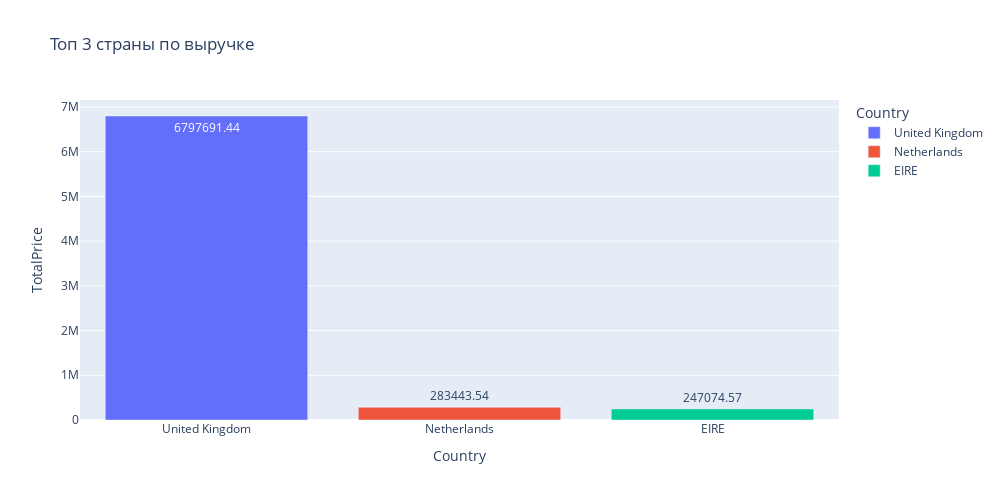

The notebook cell saved with this chart:
### Markdown cell above
### Задание 4.4

Постройте визуализацию и выделите топ-3 стран, клиенты из которых приносят компании больше всего выручки:
* Великобритания (United Kingdom)
* Германия (Germany)
* Франция (France)
* Нидерланды (Netherlands)
* Ирландия (EIRE)
* Австралия (Australia)

### Code cell
plot_df3 = data.groupby('Country')['TotalPrice'].sum().sort_values(ascending=False).reset_index()
fig = px.bar(
    data_frame=plot_df3[:3], #датафрейм
    x="Country", #ось x
    y="TotalPrice", #ось y
    color='Country', #расцветка в зависимости от страны
    text = 'TotalPrice', #текст на столбцах
    orientation='v', #ориентация графика
    height=500, #высота
    width=1000, #ширина
    title='Топ 3 страны по выручке' #заголовок
)

#отображаем его
fig.show()

### Figure 1 — Plotly figure (JSON) as saved in the notebook; plotly's stock layout.template omitted (floating-point values rounded to 4 significant figures)
{"data": [{"alignmentgroup": "True", "hovertemplate": "Country=%{x}<br>TotalPrice=%{text}<extra></extra>", "legendgroup": "United Kingdom", "marker": {"color": "#636efa", "pattern": {"shape": ""}}, "name": "United Kingdom", "offsetgroup": "United Kingdom", "orientation": "v", "showlegend": true, "text": [6798000.0], "textposition": "auto", "type": "bar", "x": ["United Kingdom"], "xaxis": "x", "y": [6798000.0], "yaxis": "y"}, {"alignmentgroup": "True", "hovertemplate": "Country=%{x}<br>TotalPrice=%{text}<extra></extra>", "legendgroup": "Netherlands", "marker": {"color": "#EF553B", "pattern": {"shape": ""}}, "name": "Netherlands", "offsetgroup": "Netherlands", "orientation": "v", "showlegend": true, "text": [283400.0], "textposition": "auto", "type": "bar", "x": ["Netherlands"], "xaxis": "x", "y": [283400.0], "yaxis": "y"}, {"alignmentgroup": "True", "hovertemplate": "Country=%{x}<br>TotalPrice=%{text}<extra></extra>", "legendgroup": "EIRE", "marker": {"color": "#00cc96", "pattern": {"shape": ""}}, "name": "EIRE", "offsetgroup": "EIRE", "orientation": "v", "showlegend": true, "text": [247100.0], "textposition": "auto", "type": "bar", "x": ["EIRE"], "xaxis": "x", "y": [247100.0], "yaxis": "y"}], "layout": {"barmode": "relative", "height": 500, "legend": {"title": {"text": "Country"}, "tracegroupgap": 0}, "title": {"text": "Топ 3 страны по выручке"}, "width": 1000, "xaxis": {"anchor": "y", "categoryarray": ["United Kingdom", "Netherlands", "EIRE"], "categoryorder": "array", "domain": [0, 1], "title": {"text": "Country"}}, "yaxis": {"anchor": "x", "domain": [0, 1], "title": {"text": "TotalPrice"}}}}
